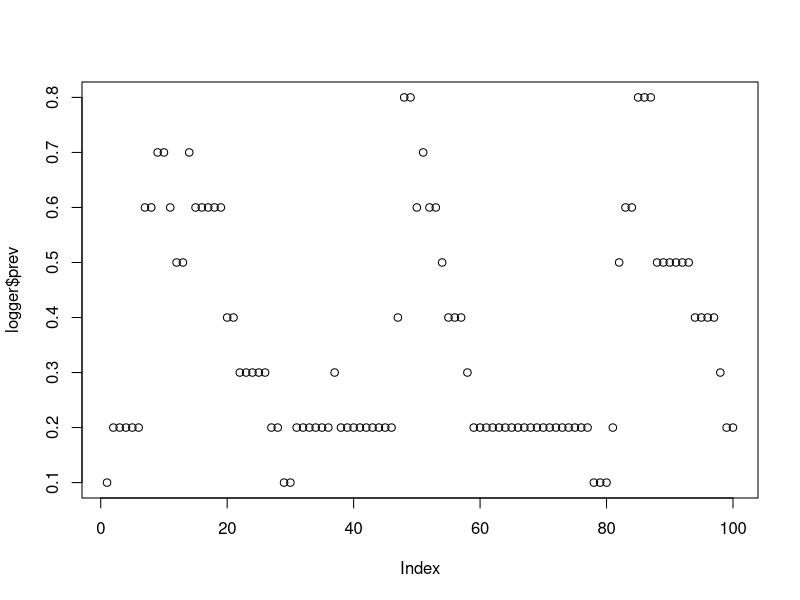
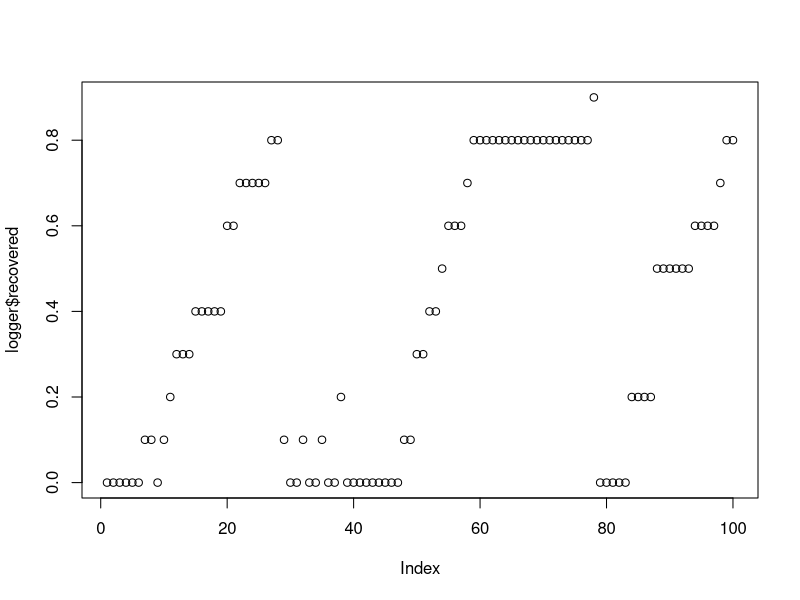
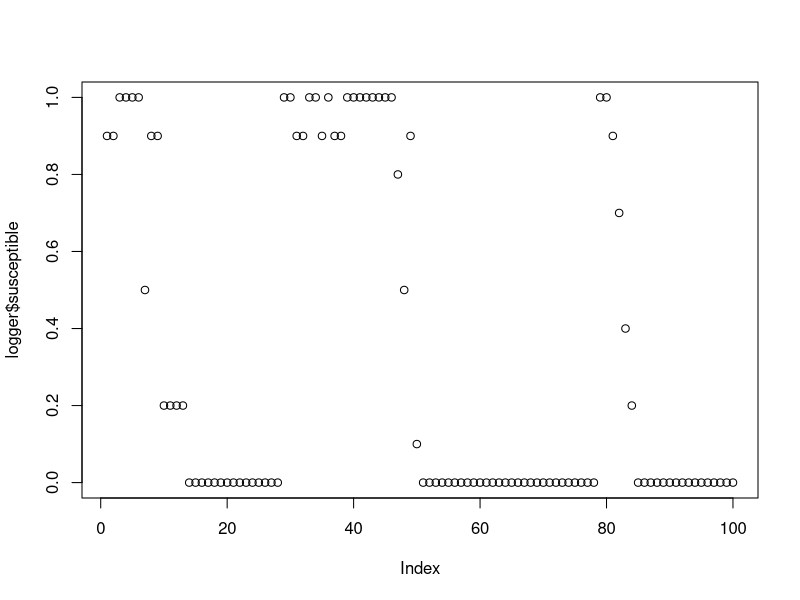

The R script that drew these images, in order:
## ---- chunk 1
seed <- set.seed(20260604)
# set timestep size in days
dt <- 1
params <- list(
  
  # simulation setup
  timestep_size = dt,
  individual_index = 1:10,
  init_compartment = c('I', rep("S", 9)), 
  n_time_steps = 100,
  
  # epi params
  n_contact_events_per_day = 2,
  p_infection_per_contact_event = 0.2,
  p_recovery_per_day = 0.1, # rate to become recovered
  p_reversion_per_day = 0.05
)

## ---- chunk 2

simulate_contact_pairs <- function(
    individual_index  = params$individual_index,
    n_contact_events_per_day = params$n_contact_events_per_day) {
  
  n_individuals <- length(individual_index) 
  sample_size_contact_events <- n_contact_events_per_day*n_individuals

first_contact <- sample(x = individual_index, size = sample_size_contact_events, replace = TRUE)
second_contact <- sample(x = individual_index, size = sample_size_contact_events, replace = TRUE)

keep <- first_contact != second_contact 

# at the moment this allows for multiple contact events between the same pair in the same timestep
contact_pairs <- data.frame(first_contact = first_contact[keep], second_contact = second_contact[keep])

return(contact_pairs)
}

## ---- chunk 3
# For testing
index <- 3

infection_function <- function(
    index,
    prob_infection,
    contact_pairs,
    compartment
  ){
  state <- compartment[index]
  
  if (state == "I") {
    return("I")
  } else if (state == "R" ) {
    return("R") 
  } else {
    contacts_1 <- contact_pairs$second_contact[contact_pairs$first_contact == index]
    contacts_2 <- contact_pairs$first_contact[contact_pairs$second_contact == index]
    contacts <- c(contacts_1, contacts_2)
    
    contacted <- seq_along(compartment) %in% contacts # exclude multiple contact events between the same pair within the same timestep --- note we intend to look over this decision in the future
    infectious_contacts <- (compartment == "I") & contacted   
    
    possible_infections <- prob_infection*infectious_contacts
    
    outcome <- rbinom(
      n = length(possible_infections),
      size = 1,
      prob = possible_infections
    )
    
    if (max(outcome) ==1) {
      state <- "I"
    }
    
    return(state)
  }
}

#Test
# for (i in 1:10){
#   inf <- infection_function(
#       index = i,
#       prob_infection = params$p_infection_per_contact_event,
#       contact_pairs = contact_pairs_over_time[[1]],
#       compartment = params$init_compartment
#       )
#   print(inf)
# }

## ---- chunk 4
recovery_function <- function(
    index,
    prob_recovery,
    compartment
  ){
  
    state <- compartment[index]
    
    # if they are infected, make them susceptible with some probability
    if (state == "I") {
      # make them susceptible again with some probability
      # recovered <- as.logical(rbinom(1, 1, prob = prob_recovery))
      this_one_is_recovered <- runif(1, min = 0, max = 1) < prob_recovery
      
      if (this_one_is_recovered){
        state <- "R"
      }
    }
    
    # return the new infection status
   return(state)

}

# Test 
# for (i in 1:10){
#   st <- recovery_function(
#     index = i,
#     prob_recovery = 0.3,
#     compartment = rep("I",10)
#   )
#   print(st)
# }


## ---- chunk 5
reversion_function <- function(
    index,
    prob_reversion,
    compartment
  ){
  
    state <- compartment[index]
    
    # if they are infected, make them susceptible with some probability
    if (state == "R") {
      # make them susceptible again with some probability
      # recovered <- as.logical(rbinom(1, 1, prob = prob_recovery))
      this_one_is_reverted <- runif(1, min = 0, max = 1) < prob_reversion
      
      if (this_one_is_reverted){
        state <- "S"
      }
    }
    
    # return the new infection status
   return(state)

}

# Test 
# for (i in 1:10){
#   st <- recovery_function(
#     index = i,
#     prob_recovery = 0.3,
#     compartment = rep("I",10)
#   )
#   print(st)
# }


## ---- chunk 6
# Time-steps
# Currently takes in single contact_pairs object (should take in a unique one per time step)
individual_df <- data.frame(
  compartment = params$init_compartment
  # to add more columns later 
)

# a logger to record information 
logger <- data.frame (
  prev = c(mean(individual_df$compartment == "I"), rep(NA, params$n_time_steps - 1)),
  recovered = c(mean(individual_df$compartment == "R"), rep(NA, params$n_time_steps - 1)),
  susceptible = c(mean(individual_df$compartment == "S"), rep(NA, params$n_time_steps - 1))
)

contact_pairs_over_time <- list()

for (t in 1:((params$n_time_steps)-1)) {
  
  # 
  contact_pairs_over_time[[t]] <- simulate_contact_pairs()
  
  susceptible_after_reversions <- rep(NA, length(params$individual_index))
  infected_after_infections <- rep(NA, length(params$individual_index))
  infected_after_recoveries <- rep(NA, length(params$individual_index))
  
  current_compartment <- individual_df$compartment
  
  
  # do reversion (from recovered to susceptible)
    for (i in params$individual_index) {

    # # binomial process of probability of reversion
    # p_not_recover_per_day <- 1 - params$p_recovery_per_day
    # n_days <- params$timestep_size
    # p_not_recover_per_timestep <- p_not_recover_per_day ^ n_days
    # p_recovery_per_timestep <- 1 - p_not_recover_per_timestep
    p_reversion_per_timestep <- 1 - (1 - params$p_reversion_per_day) ^ params$timestep_size
    
    # note in a compartmental type model with a rate, applied to a discrete timestep, the probability of changing state over that timestep is: 1 - exp(-rate * dt)

    
    y <- reversion_function(
      index = i, 
      prob_reversion = p_reversion_per_timestep, 
      # this doesn't include the new infections in this time step! That's nice?
      compartment = current_compartment
    )
    
    susceptible_after_reversions <- (y == "S")

  }

  
  # do infections
  for (i in params$individual_index) {
    y <- infection_function(
      index = i, 
      prob_infection = params$p_infection_per_contact_event, 
      contact_pairs = contact_pairs_over_time[[t]], 
      compartment = current_compartment
      )
    
    infected_after_infections[i] <- (y == "I")
  }
  

  
  # do recoveries
  for (i in params$individual_index) {

    # # binomial process ofr probability of recovery
    # p_not_recover_per_day <- 1 - params$p_recovery_per_day
    # n_days <- params$timestep_size
    # p_not_recover_per_timestep <- p_not_recover_per_day ^ n_days
    # p_recovery_per_timestep <- 1 - p_not_recover_per_timestep
    p_recovery_per_timestep <- 1 - (1 - params$p_recovery_per_day) ^ params$timestep_size
    
    # note in a compartmental type model with a rate, applied to a discrete timestep, the probability of changing state over that timestep is: 1 - exp(-rate * dt)

    
    y <- recovery_function(
      index = i, 
      prob_recovery = p_recovery_per_timestep, 
      # this doesn't include the new infections in this time step! That's nice?
      compartment = current_compartment
    )
    
    infected_after_recoveries[i] <- (y == "I")
  }
  
  # Update to be a logical rather than a string
  previously_infected <- (individual_df$compartment == "I")
  previously_recovered <- (individual_df$compartment == "R")
  previously_susceptible <- (individual_df$compartment == "S")

  newly_infected <- infected_after_infections & !previously_infected
  newly_recovered <- !infected_after_recoveries & previously_infected
  newly_susceptible <- susceptible_after_reversions & !previously_susceptible

  # what do we put in the new infection status? 
  # If previously infected and haven't recovered -> still infected
  # If not previously infected and became infected -> infected
  currently_infected <- (previously_infected & !newly_recovered) |
    (!previously_infected & newly_infected)
  currently_recovered <- (previously_recovered & !newly_susceptible) |
    (!previously_recovered & newly_recovered)
  currently_susceptible <- (previously_susceptible & !newly_infected) | (!previously_susceptible & newly_susceptible)
  
  
  ## later should be revised to ensure that individuals are not TRUE in two 
  ## different categories
  individual_df$compartment <- dplyr::case_when(
    currently_infected ~ "I",
    currently_recovered ~ "R",
    currently_susceptible ~ "S",
    .default = "S" # check if this default is in any way different to currently_susceptible - we should have the logic captured above (line 311 for now...)
  )
  
 
  logger$prev[t + 1] <-  mean(currently_infected)
  logger$recovered[t + 1] <- mean(currently_recovered)
  logger$susceptible[t + 1] <- mean(currently_susceptible)
  
}


logger
# can print contact pairs for diagnostics
# print(contact_pairs_over_time)

## ---- chunk 7
plot(logger$prev)
plot(logger$recovered) # should be monotonic increasing. yay # not any more sukas
plot(logger$susceptible)
